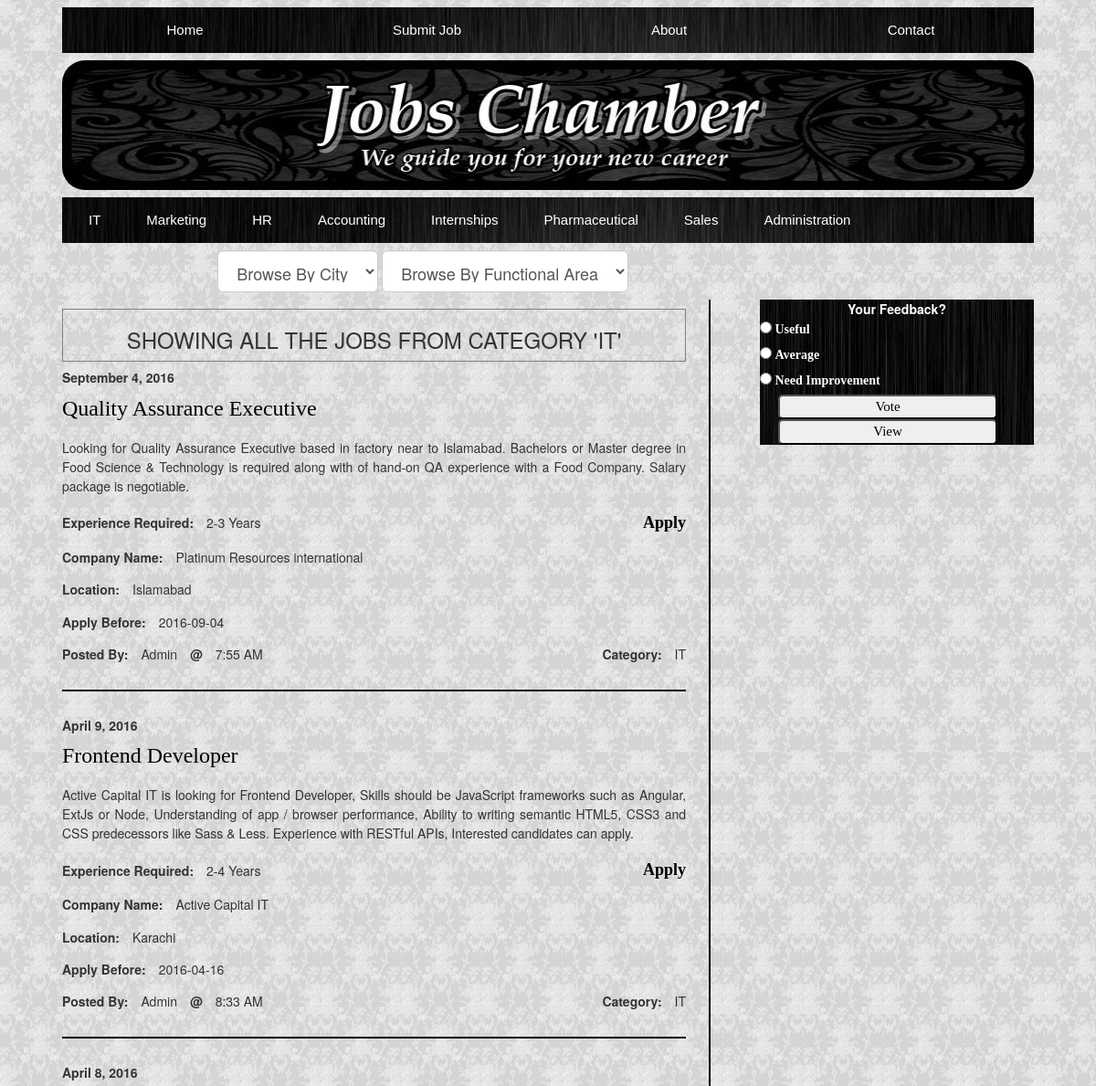
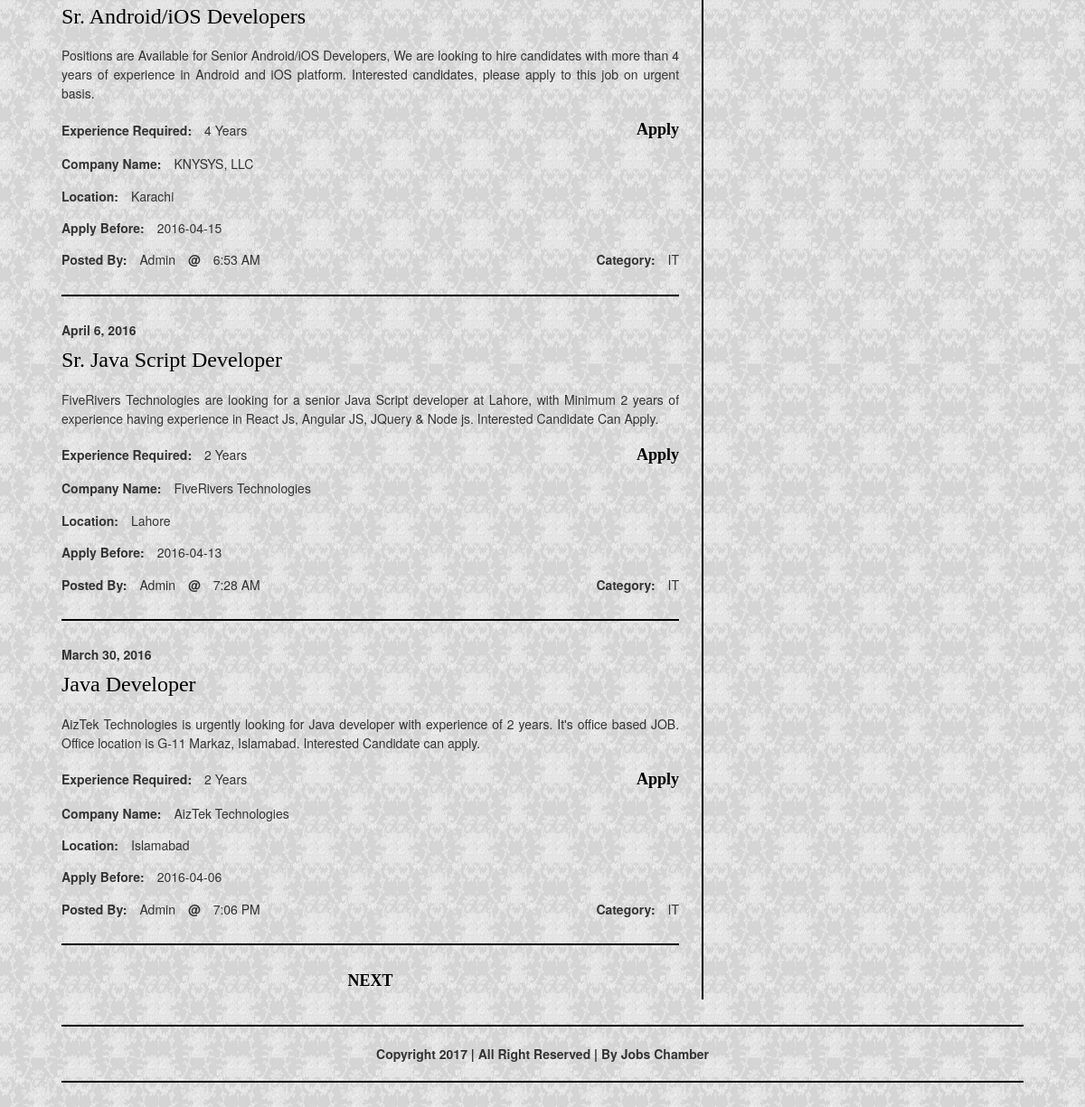
The page /index.php?post=IT on the database its author committed (2 pictures, top to bottom).
### tables this page shows
CREATE TABLE IF NOT EXISTS `menu2` (
  `m_id` int(11) NOT NULL AUTO_INCREMENT,
  `m_title` varchar(255) NOT NULL,
  PRIMARY KEY (`m_id`)
);

CREATE TABLE IF NOT EXISTS `post` (
  `postid` int(11) NOT NULL AUTO_INCREMENT,
  `title` varchar(255) NOT NULL,
  `description` varchar(2000) NOT NULL,
  `deadline` date NOT NULL,
  `experience` varchar(255) NOT NULL,
  `company` varchar(255) NOT NULL,
  `email` varchar(255) NOT NULL,
  `location` varchar(255) NOT NULL,
  `date` timestamp NOT NULL DEFAULT CURRENT_TIMESTAMP,
  `author` varchar(255) NOT NULL,
  `category` varchar(255) NOT NULL,
  PRIMARY KEY (`postid`)
);

### viewpost.php (the view, shortened to what this page needs)
<?php
include('includes/db.php');
include('pagination.php');
$post = mysqli_real_escape_string($con,$_GET['post']);
$query = mysqli_query($con,"select * from post where category='$post'");
$num_rows = mysqli_num_rows($query);
$totalData = $num_rows;
$dataPerPage = 5;
$GETpath = "p";
$currentPage = isset($_GET[$GETpath]) ? $_GET[$GETpath] : 1 ;
$base_url = "post=" . $_GET['post'] . "&";
$pagi = new Pagination($totalData, $dataPerPage, $GETpath, $base_url);
$pagi->setPage($currentPage);
$dataLimit = $pagi->getDataLimit();
$sql = "select * from post where category='$post' ORDER BY postid DESC LIMIT " . $dataLimit['start'] . "," . $dataPerPage;
$query = mysqli_query($con,$sql);
echo "<table border='1' width='100%' class='table-responsive'><tr><td><h3 align='center'>SHOWING ALL THE JOBS FROM CATEGORY '" . $post . "'" . "</h3></td></tr></table>";
while($result = mysqli_fetch_array($query,MYSQLI_ASSOC))
{
	$postid = $result['postid'];
	$job_title = $result['title'];
	$job_desc = $result['description'];
	$deadline = $result['deadline'];
	$experience = $result['experience'];
	$company = $result['company'];
	$location = $result['location'];
    $author = $result['author'];
    $category = $result['category'];
?>
<table border='0' width='100%' class='table-responsive'>
<tr><td align='left' colspan='4'>
<h5><?php echo "<b>" . date('F j, Y', strtotime($result['date'])) . "</b>"; ?></h5>
<h3 class='viewpost-margin-top'><?php echo "<a href='singlepost.php?postid=$postid' class='hover1' class='pagination-color'>" . $job_title; ?></a></h3>
</td></tr>
<tr><td colspan='4' class='viewpost-width70'><h5 class='viewpost-desc'><?php echo $job_desc; ?></h5></td></tr>
<tr><td colspan='2'><h5><b>Experience Required:</b>&emsp;<?php echo $experience; ?></h5></td>
<td align='right' colspan='2'><a onclick="setpostid(<?php echo $result['postid']; ?>);" href='#' data-toggle="modal" data-target="#apply" class='hover1'><h4 class='viewpost-apply'>Apply</h4></a></td></tr>
<tr><td colspan="4"><h5><b>Company Name:</b>&emsp;<?php echo $company; ?></h5></td></tr>
<tr><td colspan="4"><h5><b>Location:</b>&emsp;<?php echo $location; ?></h5></td></tr>
<tr><td colspan="4"><h5><b>Apply Before:</b>&emsp;<?php echo $deadline; ?></h5></td></tr>
<tr><td colspan="2"><h5><b>Posted By:</b>&emsp;<?php echo $author; ?>&emsp;<b>@</b>&emsp;<?php echo date('g:i A', strtotime($result['date'])); ?></h5></td>
<td align='right' colspan="2"><h5><b>Category:</b>&emsp;<?php echo $category; ?></h5></td></tr>
<tr><td colspan='4'><hr class="hr-footer"></td></tr>
</table>
<?php }
?>

### nav_head_filter.php (shortened to what this page needs)
<tr>
	<td>
		<table border='0' width='100%' class='table-responsive table2'>
			<tr>
				<td width='10%' height='10%' align='center'>
					<a href='index.php' class='a_menu'>Home</a>
				</td>
				<td width='10%' height='10%' align='center'>
					<a href='#' data-toggle="modal" data-target="#submitjob" class='a_menu'>Submit Job</a>
				</td>
				<td width='10%' height='10%' align='center'>
					<a href='#' data-toggle="modal" data-target="#about" class='a_menu'>About</a>
				</td>
				<td width='10%' height='10%' align='center'>
					<a href='#' data-toggle="modal" data-target="#contact" class='a_menu'>Contact</a>
				</td>
			</tr>
		</table>
	</td>
</tr>
<tr>
	<td>
		<?php
			include ("includes/headimage.php");
		?>
	</td>
</tr>
<tr>
	<td>
		<table border='0' class='table-responsive table3'>
			<tr>
				<td>
					<ul class="topnav">
						<?php
							include ("includes/db.php");
							$query = "select * from menu2";
							$run = mysqli_query($con,$query);
							while ($row=mysqli_fetch_array($run,MYSQLI_NUM)) {
								$m_title = $row[1];
								echo "<li><a href='index.php?post=$m_title' class='a_menu'>$m_title</a></li>";
							}
						?>
				  	</ul>
				</td>
			</tr>
		</table>
	</td>
</tr>
<tr>
	<td>
		<table border='0' class='table-responsive' width="68%" align="center">
			<tr>
				<td>
					<form class="form-inline" method='post' action='filter.php' onsubmit="return Filter()">
						<div class='form-group'>
							<select name='location' class="form-control input-lg" id="location" onchange="this.form.submit();">
								<option value="City" selected>Browse By City</option>
						    </select>
						</div>
						<div class='form-group'>
							<select name='interest' class="form-control input-lg" id="interest" onchange="this.form.submit();">
						        <option value="Field" selected>Browse By Functional Area</option>
						    </select>
						</div>
					</form>
				</td>
			</tr>
		</table>
	</td>
</tr>

### includes/style.css (style rules this page uses)
body { background-image:url('../images/background.jpg'); background-repeat: x-repeat; background-position:left; }
select { padding:5px; margin: 0; border-radius:5px; background: white; color:black; border:1px solid; cursor:pointer; width:250px; height:30px; }
.table2 { width:100%; border-spacing:4px; border-collapse:separate; background: url(../images/menu.png); background-size: 100% 100%; height: 50px; }
.table3 { width:100%; border-spacing:4px; border-collapse:separate; background: url(../images/menu.png); background-size: 100% 100%; height: 50px; }
.viewpost-apply { font-family: verdana; color: black; font-weight: bold; }
.viewpost-desc { line-height:1.5; text-align: justify; }
.hr-footer { border-color:black; border-width: 2px; }
.viewpost-margin-top { margin-top:10px; }
.viewpost-width70 { width:70%; }
h5 { color:black; font-family: verdana; margin: 10 0 0 0 !important; }
h3 { color:black; font-family: verdana; }
h4 { color:black; font-family: verdana; font-weight: bold !important; margin: 10 0 0 0 !important; }
.hover1 { color: black; }
a:link { text-decoration:none; font-family: verdana; }
.a_menu:link { font-family: Verdana,sans-serif; font-size: 15px; color:white; text-decoration:none; }
ul.topnav { list-style-type: none; margin: 0; padding: 0; overflow: hidden; background-color: transparent; }
ul.topnav li { float: left; }
ul.topnav li a { display: inline-block; color: #f2f2f2; text-align: center; padding: 0 25px; text-decoration: none; transition: 0.3s; font-size: 17px; }

### rows shown on the page
menu2: m_title "IT"
menu2: m_title "Marketing"
menu2: m_title "HR"
menu2: m_title "Accounting"
menu2: m_title "Internships"
menu2: m_title "Pharmaceutical"
menu2: m_title "Sales"
menu2: m_title "Administration"
post: date "September 4, 2016", title "Quality Assurance Executive", description "Looking for Quality Assurance Executive based in factory near to Islamabad. Bachelors or Master degree in Food Science & Technology is required along with of hand-on QA experience with a Food Company. Salary package is negotiable.", experience "2-3 Years", company "Platinum Resources international", location "Islamabad", deadline "2016-09-04", author "Admin", date "7:55 AM", category "IT"
post: date "April 9, 2016", title "Frontend Developer", description "Active Capital IT is looking for Frontend Developer, Skills should be JavaScript frameworks such as Angular, ExtJs or Node, Understanding of app / browser performance, Ability to writing semantic HTML5, CSS3 and CSS predecessors like Sass & Less. Experience with RESTful APIs, Interested candidates can apply.", experience "2-4 Years", company "Active Capital IT", location "Karachi", deadline "2016-04-16", author "Admin", date "8:33 AM", category "IT"
post: date "April 8, 2016", title "Sr. Android/iOS Developers", description "Positions are Available for Senior Android/iOS Developers, We are looking to hire candidates with more than 4 years of experience in Android and iOS platform. Interested candidates, please apply to this job on urgent basis.", experience "4 Years", company "KNYSYS, LLC", location "Karachi", deadline "2016-04-15", author "Admin", date "6:53 AM", category "IT"
post: date "April 6, 2016", title "Sr. Java Script Developer", description "FiveRivers Technologies are looking for a senior Java Script developer at Lahore, with Minimum 2 years of experience having experience in React Js, Angular JS, JQuery & Node js. Interested Candidate Can Apply.", experience "2 Years", company "FiveRivers Technologies", location "Lahore", deadline "2016-04-13", author "Admin", date "7:28 AM", category "IT"
post: date "March 30, 2016", title "Java Developer", description "AizTek Technologies is urgently looking for Java developer with experience of 2 years. It's office based JOB. Office location is G-11 Markaz, Islamabad. Interested Candidate can apply.", experience "2 Years", company "AizTek Technologies", location "Islamabad", deadline "2016-04-06", author "Admin", date "7:06 PM", category "IT"

### other values the page prints
$post "IT"
